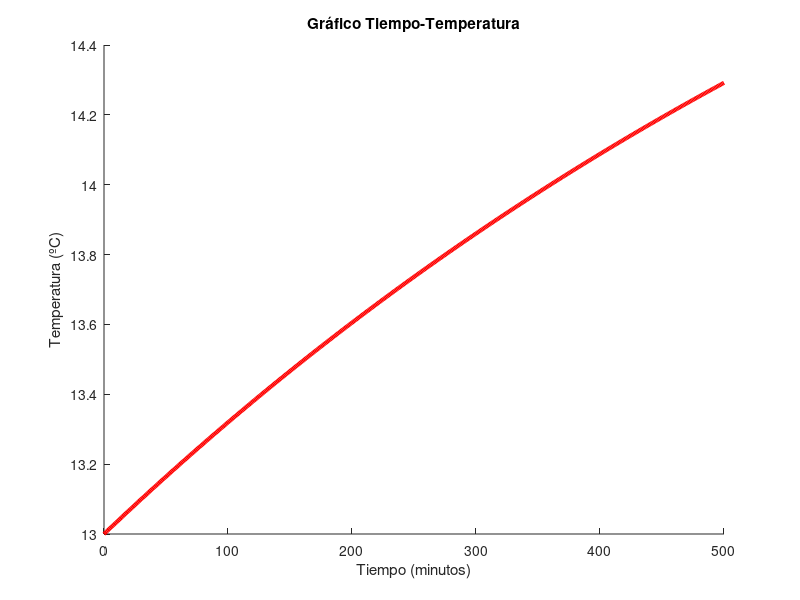

The MATLAB script that drew this image:
% Clean screen and variables
% Limpiar pantalla y variables
clc
clear

% Ask temperature and time parameters
%cPedir parámteros de temperaturas y tiempos
prompt = {'Temperatura Inicial Hielera', 'Temperatura Ambiente', 'Temperatura Hielera Segunda Lectura', 'Tiempo de Segunda Lectura', 'Tiempo'};
digtitle = 'Introduce los valores';
dims = [1 25];
definput = {'13','16', '14', '360', '500'};
answer = inputdlg(prompt, digtitle, dims, definput);

% Convert the string inputs to numbers
% Convertir las entradas string a números
Tih = str2num(answer{1});
Ta = str2num(answer{2});
Tht = str2num(answer{3});
t2l = str2num(answer{4});
tiempo = str2num(answer{5});

% Calculate the integration constant and thermal constant
% Calcular la constante de integración y la constante térmica
C = Tih-Ta;
k =((log((Tht-Ta)/(Tih-Ta)))/-t2l);

% Calculate the temperature in the given time
% Calcular la temperatura del tiempo dado
Tt = (C*exp(-(k*tiempo)))+ Ta;

% Cooler Temperature Change Graph over time
% Gráfica del cambio de temperatura de la hielera en el tiempo
t = [0:1:tiempo];
T = (C*exp(-(k*t)))+ Ta;
figure('Name', 'Gráfica Tiempo-Temperatura');
title('Gráfico Tiempo-Temperatura');
xlabel('Tiempo (minutos)');
ylabel('Temperatura (ºC)');
hold on
plot(t,T, 'color', 'red', 'LineWidth', 3);

% Print the results
% Impresión de resultados 
sprintf('La temperatura de la hielera a los %.1f minutos es de %.1f ºC',tiempo, Tt)
